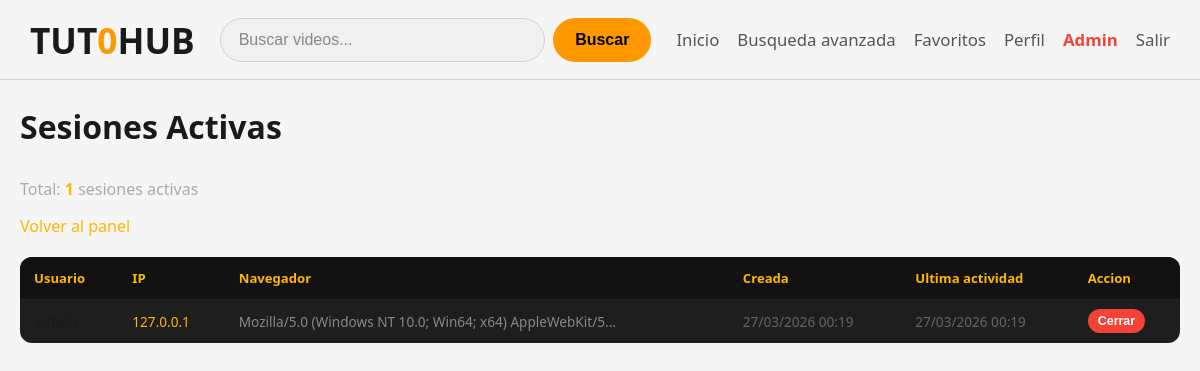
The page /admin/sessions (signed in) on the database its author committed.
### app/models/user.py (models this page shows, shortened)
class UserSession(db.Model):
    __tablename__ = 'user_sessions'
    id = db.Column(db.Integer, primary_key=True)
    user_id = db.Column(db.Integer, db.ForeignKey('users.id'), nullable=False)
    session_token = db.Column(db.String(64), unique=True, nullable=False)
    ip_address = db.Column(db.String(45))
    user_agent = db.Column(db.String(255))
    created_at = db.Column(db.DateTime, default=datetime.utcnow)
    last_active = db.Column(db.DateTime, default=datetime.utcnow)
    is_active = db.Column(db.Boolean, default=True)

### app/controllers/admin_controller.py (the view)
@admin_bp.route('/sessions')
@login_required
@admin_required
def all_sessions():
    sessions = UserSession.query.filter_by(is_active=True)\
        .order_by(UserSession.last_active.desc()).all()
    return render_template('admin/sessions.html', sessions=sessions, page_title='Sesiones Activas')

### templates/admin/sessions.html (shortened to what this page needs)
{% extends "base.html" %}
{% block extra_css %}
<link rel="stylesheet" href="{{ url_for('static', filename='css/dashboard.css') }}">
{% endblock %}
{% block body_class %}page-dashboard{% endblock %}
{% block header %}{% include 'components/navbar.html' %}{% endblock %}
{% block content %}
<div class="dashboard-content">
    <h1>Sesiones Activas</h1>
    <p style="color:#aaa;margin-bottom:15px;">
        Total: <strong style="color:#ffb700;">{{ sessions|length }}</strong> sesiones activas
    </p>
    <a href="{{ url_for('admin.index') }}"
       style="display:inline-block;margin-bottom:20px;color:#ffb700;text-decoration:none;">
        Volver al panel
    </a>
    <table class="sessions-table">
        <thead>
            <tr>
                <th>Usuario</th><th>IP</th><th>Navegador</th>
                <th>Creada</th><th>Ultima actividad</th><th>Accion</th>
            </tr>
        </thead>
        <tbody>
        {% for s in sessions %}
        <tr>
            <td><strong>{{ s.user.username }}</strong></td>
            <td style="color:#ffb700;">{{ s.ip_address or '-' }}</td>
            <td style="color:#888;">
                {{ s.user_agent[:55] if s.user_agent else '-' }}{% if s.user_agent and s.user_agent|length > 55 %}...{% endif %}
            </td>
            <td style="color:#666;">{{ s.created_at.strftime('%d/%m/%Y %H:%M') }}</td>
            <td style="color:#666;">{{ s.last_active.strftime('%d/%m/%Y %H:%M') }}</td>
            <td>
                <form method="POST"
                      action="{{ url_for('admin.close_session', session_id=s.id) }}">
                    <button type="submit" class="btn-xs">Cerrar</button>
                </form>
            </td>
        </tr>
        {% endfor %}
        </tbody>
    </table>
</div>
{% endblock %}

### static/css/base.css (style rules this page uses)
* { margin: 0; padding: 0; box-sizing: border-box; }
:root { --bg-primary: #0f0f0f; --bg-secondary: #1e1e1e; --bg-tertiary: #121212; --text-primary: #fff; --text-secondary: #aaa; --text-tertiary: #666; --border-color: #333; --accent-color: #ffb700; --header-bg: rgba(15, 15, 15, 0.98); }
[data-theme="light"], [data-theme="light"] body, body[data-theme="light"] { --bg-primary: #f5f5f5; --bg-secondary: #ffffff; --bg-tertiary: #f0f0f0; --text-primary: #1a1a1a; --text-secondary: #555; --text-tertiary: #888; --border-color: #d0d0d0; --accent-color: #ff9800; --header-bg: rgba(245, 245, 245, 0.98); }
body { font-family: 'Segoe UI', sans-serif; background: var(--bg-primary); color: var(--text-primary); }

### static/css/dashboard.css (style rules this page uses)
.page-dashboard { padding-top: 65px; }
.dashboard-content { max-width: 1400px; margin: 0 auto; padding: 40px 20px; }
.dashboard-content h1 { color: var(--text-primary); margin-bottom: 30px; }

### templates/admin/sessions.html (style rules this page uses)
.sessions-table { width:100%;border-collapse:collapse;background:#1e1e1e;border-radius:12px;overflow:hidden; }
.sessions-table th { background:#121212;color:#ffb700;padding:12px 14px;text-align:left;font-size:0.82rem; }
.sessions-table td { padding:10px 14px;border-bottom:1px solid #2a2a2a;font-size:0.85rem; }
.sessions-table tr:last-child td { border-bottom:none; }
.btn-xs { padding:5px 10px;border:none;border-radius:12px;font-size:0.78rem;font-weight:700;cursor:pointer;background:#f44336;color:#fff; }

### rows shown on the page
UserSession: ip_address "127.0.0.1", user_agent "Mozilla/5.0 (Windows NT 10.0; Win64; x64) AppleWebKit/5", created_at "27/03/2026 00:19", last_active "27/03/2026 00:19"

### other values the page prints
{{ sessions|length }} "1"
